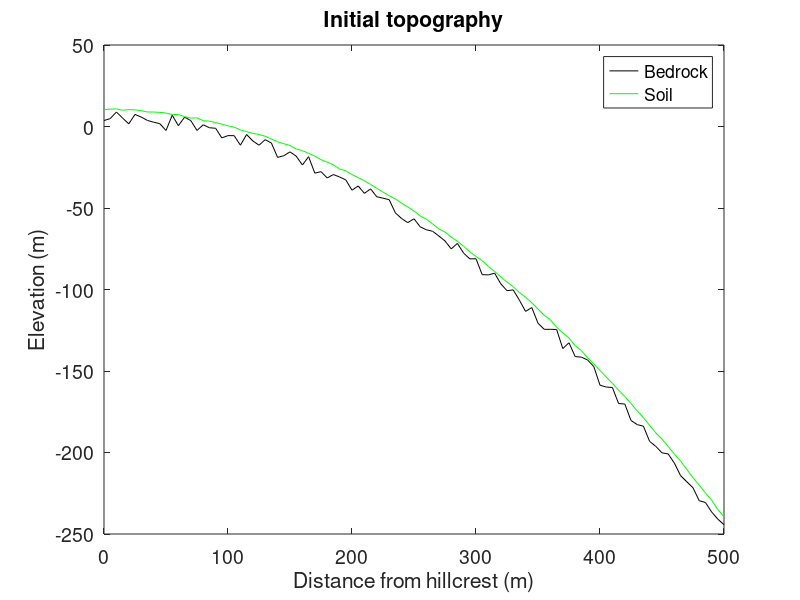

This figure's MATLAB source: (Note: this script raises an error after producing the figure.)
%% Alpine hillslopes
% Computational modelling class GEOL5700-004, Project 3
% Kelly Kochanski, 08-Feb-2016


%%-------------------------------------------------------------------------
% This code describes the 1D evolution of an alpine hillslope between two 
%  glacial valleys. 

% Soil is produced by WEATHERING, which is a function of depth to bedrock.

% The HILLSLOPE evolves by frost creep. Soil expands
%  perpendicular to slope each winter, then falls vertically. Expansion 
%  height is limited by soil thickness and freezing depth, after Anderson
%  2002. 

% GLACIAL VALLEYS incise and form steep walls (modelled as vertical) during
%  periods of glacial advance. These walls then weather during interglacial
%  periods.

% AIM: The Wind River Mountains of WY form low, parabolic hillslopes which
%  are completely detached from the glacial valleys, far below. However, in
%  the White Mountains in NH, glacial valleys (which were covered by the
%  same Laurentide ice sheet) are smooth.
%  I will investigate which conditions (weathering rate, frost creep rate,
%  and duration of glacial periods) form disconnected hillslopes as in WY,
%  and which form smooth hillslope/valley systems as in NH.
%%-------------------------------------------------------------------------
% HILLSLOPE VARIABLES AND FUNCTIONS
% At every point on the hillslope, we track:
%   x       - horizontal position, measured from hillcrest, m, vector in i
%   zB(x,t) - elevation of bedrock,                         m, vector in i
%   zS(x,t) - elevation of soil/regolith surface,           m, vector in i
%   h (x,t) - soil/regolith thickness (zS-zB),              m, vector in i
%   S (x,t) - dzS/dx, slope                                 m/m, vector, i
%
%   w(h)    - weathering rate                               m/yr
%   q(S)    - regolith movement rate                        m/yr

% PARAMETERS
rho_r = 3300; % density of rock                             kg/m^3
rho_s = 1500; % density of soil/regolith                    kg/m^3

%% Weathering rate
% This function is a humped distribution, where the weathering rate
% increases with soil depth h while h<h0, then decreases exponentially.
h0    = 1; %                                              m, NON-ZERO  
max_w = 20*10^-6; % maximum weathering rate,                m/yr
w = @(h) 10^-5; %                                          m/yr
% According to Anderson 2002, this formula should be 
% w(h) = h.*exp(-h./h0).*(max_w.*exp(1)./h0);
% But this keeps blowing up. I couldn't figure it out and gave up.

%% Frost creep - effective diffusivity
% Following Anderson 2002, Fig. 9
max_diffusivity = 0.02; % m^2/yr
k_eff = @(h) max_diffusivity.*(1-exp(-h.*2));

%% Glacial incision
% Glacial incision is either "on" during glacial periods,
% or "off" during interglacials.
%incision in valley during glacial,                         m/yr
% This increases away from the edge to make a more U-like valley
glacial_incision = @(x,N) (-x+N*dx)/10^4; 
glacial_duration = 1000; %duration of glacial period,       yr
glacial_starts   = [-11000, -23000, -35000]; %last glacial started...yrs ago

%% Geometry of hillslope
% We will model half the hill (and assume it is symmetric)
% The hillcrest is at x=0; the valley is at x>=x_hill.
x_hill   = 400; % Horizontal range of hillslope             m
x_valley = 100; % Horizontal range of glacial valley        m

% Horizontal step size for numerical grid
dx        = 5; %                                            m
xvector   = 0:dx:(x_hill+x_valley); %                       m, vector
is_valley = xvector > x_hill; %                             true/false
N         = length(xvector);

% Initial conditions 
%(gentle parabola - like a steady state solution - with thin soil and 
% a little noise)
zB0 = - xvector.^2/10^3;%                                  m, vector
zS0 = zB0 + 10 + 1*rand(1,N); %                            m, vector
zB0 = zB0 + 10*rand(1,N);

%% Start running the problem
% Time 
dt       = 10; % time step, initial guess                   yrs
start_time = 5*10^4; % years ago                            yrs
end_time = 5*10^4; % years in future
dt       = dx.^2/4/max_diffusivity; %highest stable step    yrs

% Measure time in years before present
t = - start_time; 
zB = zB0; zS = zS0;
plot(xvector, zB0, 'k'); hold on
plot(xvector, zS0, 'g');
set(gca, 'fontsize', 14)
legend('Bedrock', 'Soil')
ylabel('Elevation (m)')
xlabel('Distance from hillcrest (m)')
title('Initial topography')
disp('Showing initial bedrock and soil topography. Press any key to accept.')
pause()
hold off

% Start the iterations
while t < end_time;
    % Are we in a glacial period?
    is_glaciated = false;
    for i=1:length(glacial_starts)
        if t > glacial_starts(i) && t < glacial_starts(i) + glacial_duration
            is_glaciated = true;
            disp(sprintf('Ice age! t = %d kyr', round(t/1000)))
        end
    end
    
    % Determine soil thickness
    
    h = zS - zB;
    % Weather the bedrock everywhere
    weathered_rock = w(h).*dt;
    % Update rock/surface elevations and soil thickness
    % Do not let soil thickness fall below zero
    zB = zB - weathered_rock;
    zS = max(zB, zS + weathered_rock*(rho_r/rho_s - 1));
    h  = zS - zB;
    
    % Calculate diffusivities
    diffusivities = k_eff(h);
    % Calculate soil fluxes and move soil along hillslope
    zS(1)            = zS(2);
    dzdx(1:N-1)      = diff(zS)/dx;
    % x = L boundary: blocked (assuming non-glacial stream is tiny)
    dzdx(N)          = 0.0;
    soil_flux        = - diffusivities.*dzdx;
    dqdx             = diff(soil_flux)/dx;
    zS(2:end)        = zS(2:end) - dqdx;
    % x = 0 boundary: zero slope
    zS(1)            = zS(2);   
    
    % If glaciated, in valley glacier incises and takes away lots of soil
    zS = zS - is_glaciated.*is_valley.*dt.*h;
    zB = zB - is_glaciated.*is_valley.*glacial_incision(xvector,N).*dt;
    
    % Make sure soil never has negative thickness
    zS               = max(zS, zB);
    
    % Plot things every n_plot time steps
    n_plot = 10;
    if round(mod(t/dt, n_plot)) == 1
        hold on
        set(gca, 'fontsize', 14)
        plot(xvector, zB, 'b')
        plot(xvector, zS, 'g')
        ylabel('Elevation (m)')
        xlabel('Distance from hillcrest (m)')
        title(sprintf('Time: %d kyr', round(t/1000)))
        pause(0.1)
    end
    
    t = t + dt;
        
end

hold on
set(gca, 'fontsize', 14)
plot(xvector, zB, 'k', 'linewidth', 2)
plot(xvector, zS, 'k', 'linewidth',2)
title(sprintf('Time: %d kyr', round(t/1000)))
disp('-------------------')
disp(sprintf('Simulation ran from %d kyr before present to %d kyr after present.',...
    round(start_time/1000), round(end_time/1000)))
disp(' The hillslope experienced three periods of glaciation.')
disp(' The unglaciated hillslope, which was originally rough, is now')
disp('covered with a smooth, parabolic soil surface due to frost creep.')
disp(' The glaciated area is deeply eroded. Soil has filled in some corners,')
disp('but a steep cliff remains.')
disp('--------------------')
disp(' I hypothesized that some mountain ranges have cliff-edged glacial')
disp('valleys, while some have smoother valleys, because areas with high')
disp('soil diffusivity quickly filled their valleys with smooth soil.')
disp(' However, I was unable to keep the upper soil attached to the valley for any')
disp('physically reasonable combination of parameters. This is therefore a')
disp('reasonable model for the Wind River Range, but not for the smoother')
disp('White Mountains.')
disp(' My guess? Frost creep is very slow. In the White Mountains, much of')
disp('the erosion is done by landslides on steep sections. Landslides move')
disp('regolith far more efficiently than frost creep does. Perhaps the Wind')
disp('River Range has more resilient rocks and fewer landslides, or was')
disp('more recently glaciated and has not had time to erode')